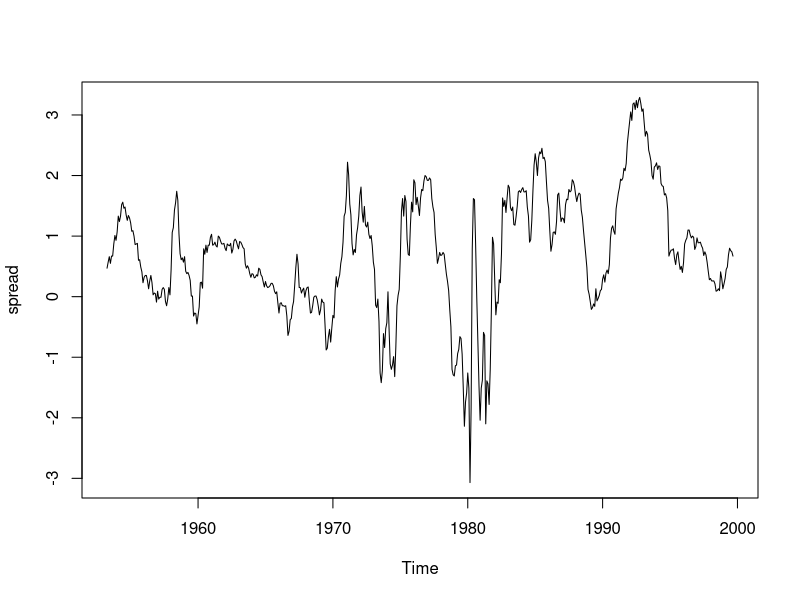
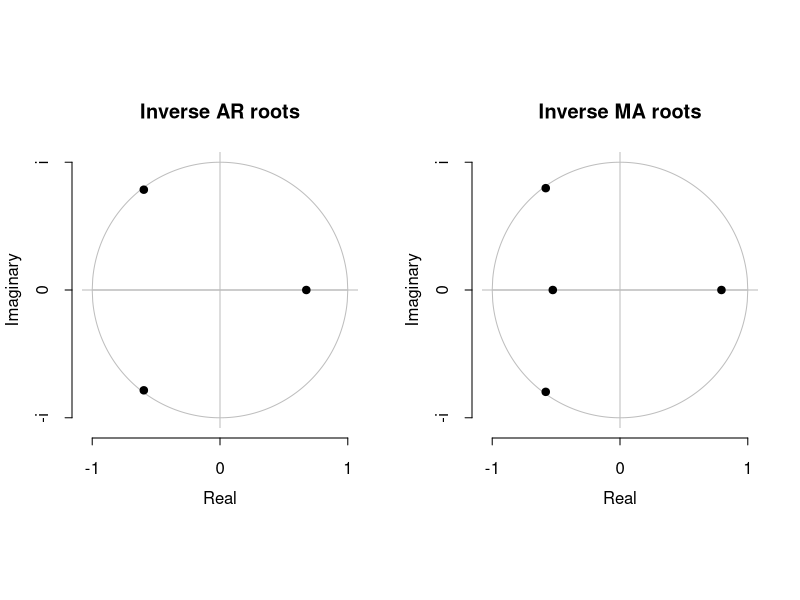
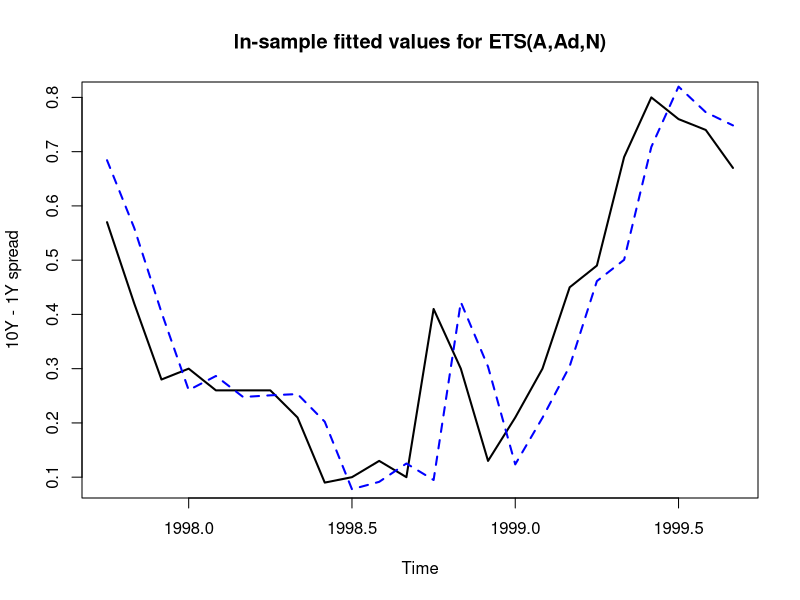
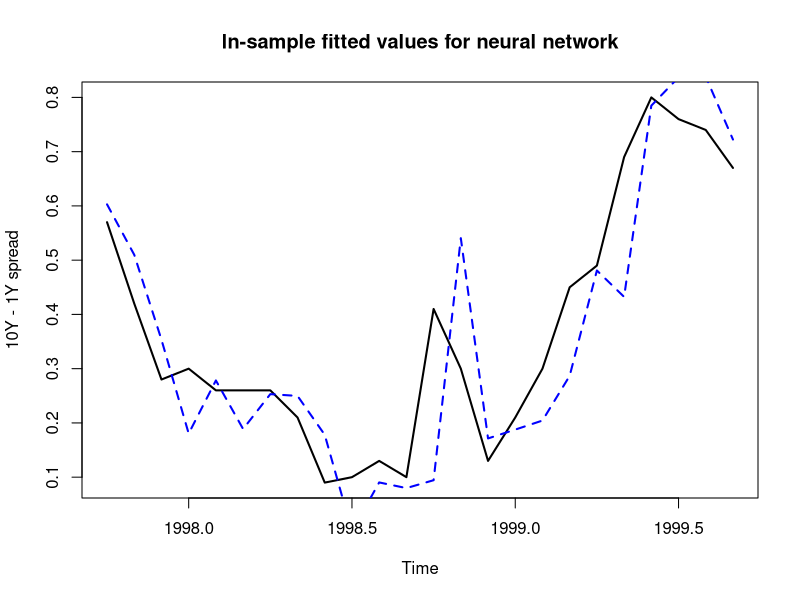
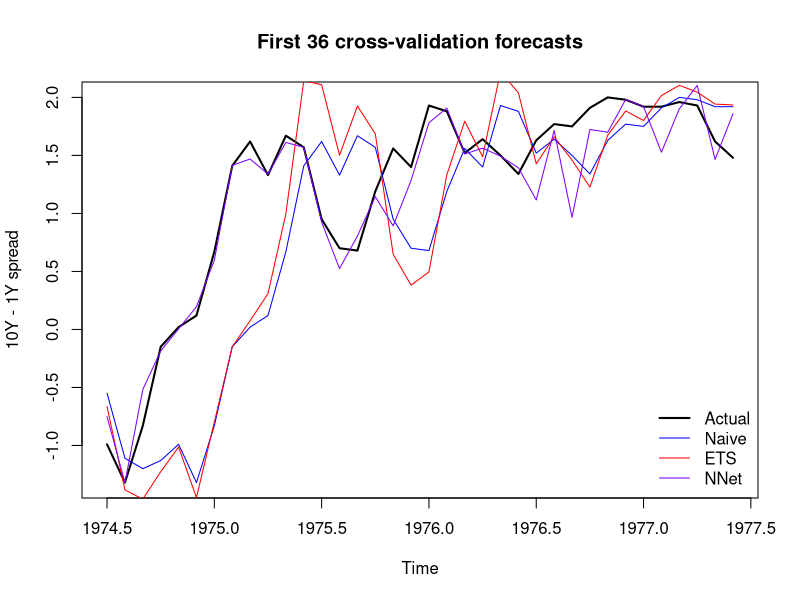
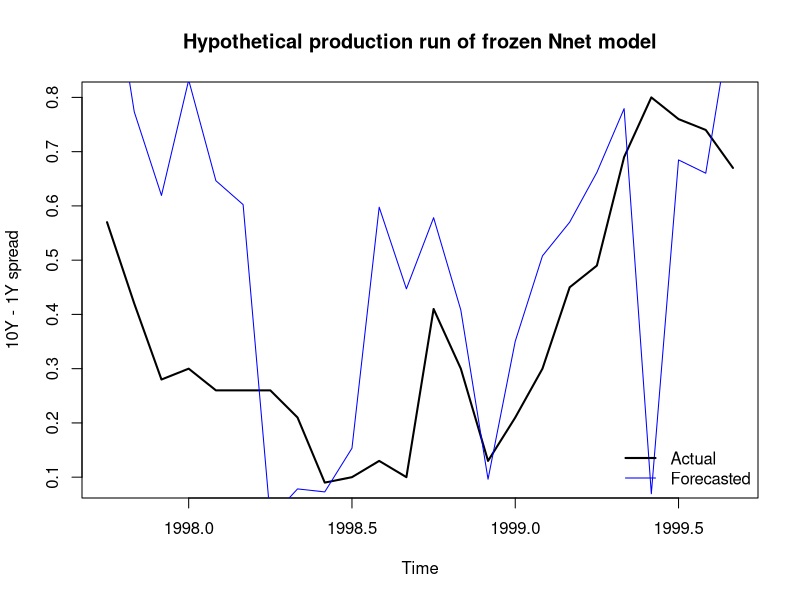

Source code (R) for these figures, in order:
## ---- chunk 1
#| output: false
library(forecast)
library(tseries)
library(nnet)
## ---- chunk 2
# make sure the two time series are ready to combine
data(tcm)
all(time(tcm1y)==time(tcm10y))
c(sum(is.na(tcm1y)),sum(is.na(tcm10y)))

# define new spread series as their difference
spread <- tcm10y - tcm1y
summary(spread)
c(start(spread),end(spread))
plot(spread)
## ---- chunk 3
auto.arima(spread)
## ---- chunk 4
plot(auto.arima(spread))
## ---- chunk 5
spread.ets.full <- ets(spread,model='AAN',damped=TRUE)
summary(spread.ets.full)
plot(tail(spread,n=24),lwd=2,ylab='10Y - 1Y spread',
     main='In-sample fitted values for ETS(A,Ad,N)')
lines(tail(fitted(spread.ets.full),n=24),col='#0000ff',lty=2,lwd=2)
## ---- chunk 6
# define and scale the features (note: h=1 here)
lagged <- embed(spread,13)
X <- lagged[,2:13]
Y <- lagged[,1]
X_mean <- colMeans(X)
X_sd   <- apply(X,2,sd)
X_scaled <- scale(X,X_mean,X_sd)
#run the network on the scaled features (note: h=1 here)
set.seed(0127)
spread.nn.full <- nnet(X_scaled,Y,
                       size=7,linout=TRUE,maxit=1000,trace=FALSE)
plot(tail(spread,n=24),lwd=2,ylab='10Y - 1Y spread',
     main='In-sample fitted values for neural network')
lines(ts(tail(predict(spread.nn.full),n=24),start=1997.75,frequency=12),
      col='#0000ff',lty=2,lwd=2)
## ---- chunk 7
h <- 4 # forecasting horizon
d <- 240 # training sample size
t <- 256:534 # validation forecasting points (not training points)
set.seed(0130) # note the nn will give different results with different seeds

# compute naive forecasts
cv.null <- spread[t - 4]

# compute ets forecasts
ets.iter <- function(yhat.index){
  y.iter <- spread[yhat.index - h - d + (1:d)]
  model.iter <- ets(y.iter,model='AAN',damped=TRUE)
  forecast(model.iter,h=h)$mean[h]}

cv.ets <- sapply(t,ets.iter)

# compute nn forecasts
p <- 12 # feature count for nn
lagged <- embed(spread,h+p)
X <- lagged[,h+(1:p)]
Y <- lagged[,1]

nn.iter <- function(yhat.index){
  embed_row <- yhat.index - p - h + 1
  X.iter <- X[embed_row - (d-1):0,]
  Y.iter <- Y[embed_row - (d-1):0]
  X_mean <- colMeans(X.iter)
  X_sd   <- apply(X.iter,2,sd)
  X_scaled <- scale(X.iter,X_mean,X_sd)
  model.iter <- nnet(X_scaled,Y.iter,size=7,linout=TRUE,maxit=1000,trace=FALSE)
  predict(model.iter)[d]}
          
cv.nn <- sapply(t,nn.iter)

rbind(actual=spread[256:265],
      cv.null=round(cv.null[1:10],2),
      cv.ets=round(cv.ets[1:10],2),
      cv.nn=round(cv.nn[1:10],2))

plot(window(spread,start=1974.5,end=1977.49),lwd=2,ylab='10Y - 1Y spread',
     main='First 36 cross-validation forecasts')
lines(time(spread)[256:291],cv.null[1:36],col='#0000ff')
lines(time(spread)[256:291],cv.ets[1:36],col='#ff0000')
lines(time(spread)[256:291],cv.nn[1:36],col='#7f00ff')
legend(x='bottomright',legend=c('Actual','Naive','ETS','NNet'),
       lwd=c(2,1,1,1),col=c('#000000','#0000ff','#ff0000','#7f00ff'),bty='n')
## ---- chunk 8
rmse <- function(pred,act) sqrt(mean((act-pred)^2))
c(null=rmse(cv.null,spread[t]),
  ets=rmse(cv.ets,spread[t]),
  nn=rmse(cv.nn,spread[t]))

mase <- function(pred,act,null) mean(abs((pred-act)/mean(abs(act-null))))
c(null=mase(cv.null,spread[t],cv.null),
  ets=mase(cv.ets,spread[t],cv.null),
  nn=mase(cv.nn,spread[t],cv.null))
## ---- chunk 9
c(null=mean(sign(spread[t]-spread[t-4])==sign(cv.null-spread[t-4])),
  ets=mean(sign(spread[t]-spread[t-4])==sign(cv.ets-spread[t-4])),
  nn=mean(sign(spread[t]-spread[t-4])==sign(cv.nn-spread[t-4])))
## ---- chunk 10
set.seed(0131)
embed_row <- max(t) - p - h + 1
X.final <- X[embed_row - (d-1):0,]
Y.final <- Y[embed_row - (d-1):0]
X_mean <- colMeans(X.final)
X_sd   <- apply(X.final,2,sd)
X_scaled <- scale(X.final,X_mean,X_sd)
model.final <- nnet(X_scaled,Y.final,size=7,linout=TRUE,maxit=1000,trace=FALSE)

preds.final <- predict(model.final,newdata=scale(X[embed_row+1:24,],X_mean,X_sd))
rmse(preds.final,spread[535:558])
mase(preds.final,spread[535:558],spread[531:554])

plot(window(spread,start=1997.75),lwd=2,ylab='10Y - 1Y spread',
     main='Hypothetical production run of frozen Nnet model')
lines(time(spread)[535:558],preds.final[1:24],col='#0000ff')
legend(x='bottomright',legend=c('Actual','Forecasted'),
       lwd=c(2,1),col=c('#000000','#0000ff'),bty='n')
